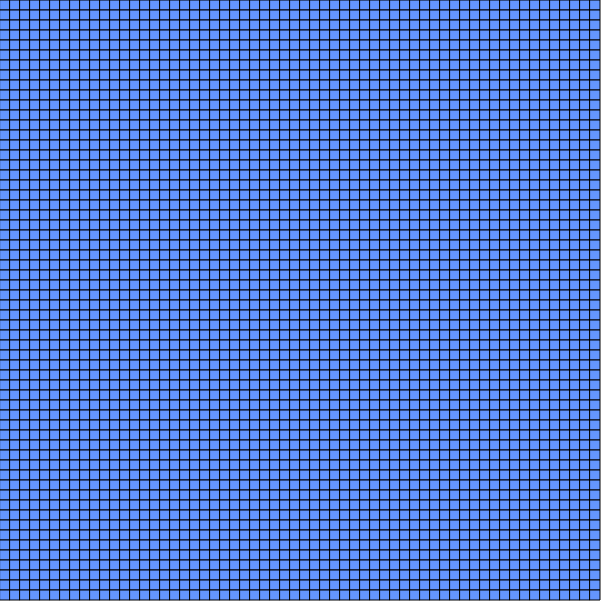
Frame 1 (no input)
Frame 60 (no input): identical to frame 1, image omitted
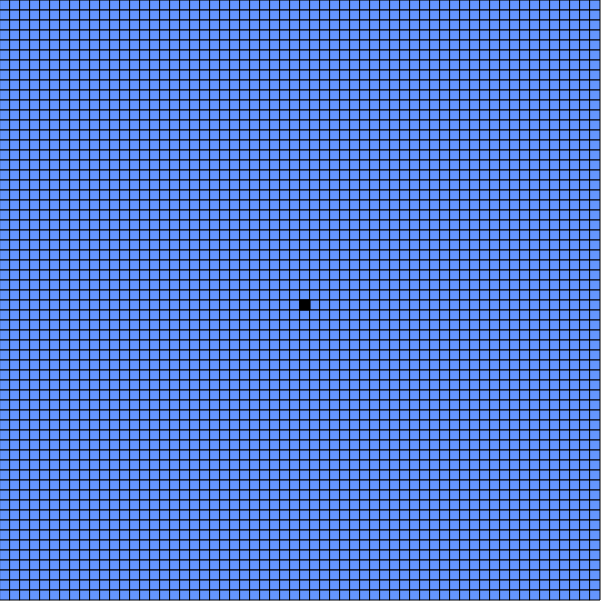
Frame 120 (the mouse pressed at the canvas centre since frame 60)

The p5.js sketch that drew these frames (run headless with seeded random() and noise() and a simulated clock; from frame 60 on, the mouse is pressed at the canvas centre):

// p5.js sketch
// ── sketch.js
let grid ;

let start ;
let end ;

let w = 10 ;

let rows ;
let cols ;

let solve = false ;

function setup() {
  createCanvas(601, 601) ;
  rows = floor(height / w) ;
  cols = floor(width / w) ;
  initGrid() ;
  createP("") ;
  solveButton = createButton("Solve!") ;
  solveButton.mousePressed(slv) ;
  obsButton = createButton("Add obstacles!") ;
  obsButton.mousePressed(genob) ;
  start = grid[0][0] ;
  start.cost = 0 ;
  queue.push(start) ;
  end = grid[rows - 1][cols - 1] ;
  //end = grid[floor(random(rows))][floor(random(cols))] ;
  renderGrid() ;
}

let obsButton ;

let pathIndex = 0 ;

function draw() {
  if(!solve) {
    makeObstacles() ;
  } else {
    for(let i = 0 ; i < 10 ; i++) lee() ;
  }
  if(found) {
    if(pathIndex < path.length) {
      showPath() ;
      pathIndex++ ;
    }
  }
}

// ── functions.js
function removeFrom(arr, elt) {
  for(let i = 0 ; i < arr.length ; i++) {
    if(elt == arr[i]) {
      arr.splice(i, 1) ;
      return ;
    }
  }
}

function initGrid() {
  grid = new Array(rows) ;
  for(let i = 0 ; i < rows ; i++) {
    grid[i] = new Array(cols) ;
    for(let j = 0 ; j < cols ; j++) {
      grid[i][j] = new node(i, j) ;
    }
  }
  for(let i = 0 ; i < rows ; i++) {
    for(let j = 0 ; j < cols ; j++) {
      grid[i][j].neighbors = getNeighbors(i, j) ;
    }
  }
}

let allowNeighbors = false ;

function getNeighbors(i, j) {
  let res = [] ;
  if(i > 0) {
    res.push(grid[i - 1][j]) ;
  }
  if(j > 0) {
    res.push(grid[i][j - 1]) ;
  }
  if(i < rows - 1) {
    res.push(grid[i + 1][j]) ;
  }
  if(j < cols - 1) {
    res.push(grid[i][j + 1]) ;
  }
  /*
  if(i > 0 && j > 0) {
    res.push(grid[i - 1][j - 1]) ;
  }
  if(i > 0 && j < cols - 1) {
    res.push(grid[i - 1][j + 1]) ;
  }
  if(i < rows - 1 && j > 0) {
    res.push(grid[i + 1][j - 1]) ;
  }
  if(i < rows - 1 && j < cols - 1) {
    res.push(grid[i + 1][j + 1]) ;
  }
  */
  return res ;
}


function renderGrid() {
  for(let i = 0 ; i < rows ; i++) {
    for(let j = 0 ; j < cols ; j++) {
      grid[i][j].show() ;
    }
  }
}

let changedCells = [] ;

function makeObstacles() {
  if(mouseIsPressed) {
    let x = mouseX ;
    let y = mouseY ;
    x /= w ;
    y /= w ;
    x = floor(x) ;
    y = floor(y) ;
    if(x < 0 || y < 0) {
      return ;
    }
    if(x > rows - 1 || y > cols - 1) {
      return ;
    }

    if(!grid[y][x].hasChanged) {
      grid[y][x].obstacle = !grid[y][x].obstacle ;
      grid[y][x].hasChanged = true ;
      changedCells.push(grid[y][x]) ;
      grid[y][x].show() ;
    }
  } else {
    if(changedCells.length > 0) {
      for(let i = 0 ; i < changedCells.length ; i++) {
        changedCells[i].hasChanged = false ;
      }
      changedCells = [] ;
    }
  }
}

let path = [] ;

function getPath() {
  let res = [end] ;
  let q = [] ;
  q.push(end) ;
  while(q.length > 0) {
    let curr = q[0] ;
    q.splice(0, 1) ;
    for(neighbor of curr.neighbors) {
      if(neighbor.cost == curr.cost - 1) {
        q.push(neighbor) ;
        res.push(neighbor) ;
        break ;
      }
    }
  }
  return res ;
}

function showPath() {
  path[pathIndex].isPath = true ;
  path[path.length - pathIndex - 1].isPath = true ;
  path[pathIndex].show() ;
  path[path.length - pathIndex - 1].show() ;
}

let solveButton ;

function slv() {
  solve = true ;
}

function isInArray(elt, arr) {
  for(el of arr) {
    if(el == elt) {
      return true ;
    }
  }
  return false ;
}

function genob(k) {
  if(!k) k = 1 ;
  if(typeof k !== "number") {
    k = 1 ;
  }
  for(let x = 0 ; x < k ; x++) {
    for(let i = 0 ; i < rows ; i++) {
      for(let j = 0 ; j < cols ; j++) {
        if(random(1) < 0.075 && grid[i][j] != start && grid[i][j] != end) {
          grid[i][j].obstacle = true ;
          grid[i][j].show() ;
        }
      }
    }
  }
}

// ── lee.js
function lee() {
  if(queue.length > 0) {
    let curr = queue[0] ;
    curr.visited = true ;
    curr.show() ;
    if(curr == end) {
      console.log("DONE!") ;
      found = true ;
    }
    queue.splice(0, 1) ;
    for(neighbor of curr.neighbors) {
      if(!neighbor.visited && !neighbor.obstacle) {
        neighbor.visited = true ;
        queue.push(neighbor) ;
        neighbor.cost = curr.cost + 1 ;
      }
    }
  } else {
    solve = false ;
    if(!found) {
      console.log("finished, no results") ;
    } else {
      path = getPath() ;
    }
    finished = true ;
  }
}

let found = false ;
let finished = false ;

let queue = [] ;

// ── node.js
class node {
  constructor(i, j, col) {
    this.i = i ;
    this.j = j ;
    this.x = j * w ;
    this.y = i * w ;
    this.obstacle = false ;
    this.col = col || color(100, 150, 255) ;
    this.neighbors = [] ;
    this.hasChanged = false ;
    this.visited = false ;
    this.isPath = false ;
    this.cost = 0 ;
  }

  show(c) {
    if(c) {
      fill(c) ;
    } else if(this.isPath) {
      fill(color(100, 255, 50)) ;
    } else if(this.obstacle) {
      fill(0) ;
    } else if(this.visited) {
      fill(255, 0, 0) ;
    } else {
      fill(this.col) ;
    }
    stroke(0) ;
    textAlign(CENTER, CENTER) ;
    rect(this.x, this.y, w, w) ;
    if(this.cost !== undefined) {
      fill(0) ;
      textSize(16) ;
    //  text(this.cost, this.x + w/2, this.y + w/2) ;
    }
  }
}
